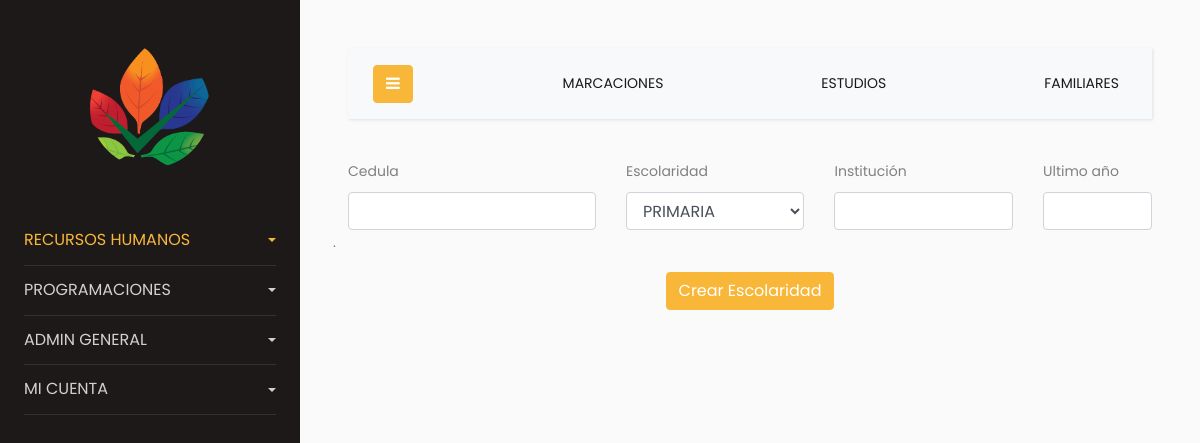
Screenshot of /process/edit_escolaridad_empleado.php (signed in) with the database file from the repository.
### tables this page shows
CREATE TABLE `modulo` (
  `ID` int(11) NOT NULL AUTO_INCREMENT,
  `DESCRIPCION` char(32) NOT NULL,
  `ESTADO` tinyint(1) NOT NULL,
  `PROM` varchar(20) DEFAULT NULL,
  `orden` int(11) NOT NULL DEFAULT 0,
  PRIMARY KEY (`ID`)
);

CREATE TABLE `usuario` (
  `ID` int(11) NOT NULL AUTO_INCREMENT,
  `USUARIO` char(100) NOT NULL,
  `EMAIL` char(100) NOT NULL,
  `NOMBRE` char(200) DEFAULT NULL,
  `APELLIDO` char(200) DEFAULT NULL,
  `PASSWORD` char(200) DEFAULT NULL,
  `ESTADO` tinyint(1) NOT NULL,
  PRIMARY KEY (`ID`),
  UNIQUE KEY `USUARIO` (`USUARIO`)
);

CREATE TABLE `sub_modulo_detalle` (
  `ID` int(11) NOT NULL AUTO_INCREMENT,
  `DESCRIPCION` varchar(200) NOT NULL,
  `ID_MODULO_DETALLE` int(11) NOT NULL,
  `ESTADO` tinyint(1) NOT NULL,
  `PROM` varchar(200) NOT NULL,
  PRIMARY KEY (`ID`),
  KEY `ID_MODULO_DETALLE` (`ID_MODULO_DETALLE`),
  CONSTRAINT `SUB_MODULO_DETALLE_ibfk_1` FOREIGN KEY (`ID_MODULO_DETALLE`) REFERENCES `modulo_detalle` (`ID`)
);

### lib/ConsulSQL.php (called while the page is built, shortened)
<?php
class ejecutarSQL {
    public static function conectar(){
        if(!$con=  mysqli_connect(SERVER,USER,PASS,BD)){
            echo "Error en el servidor, verifique sus datos";
        }
        mysqli_set_charset($con, "utf8");
        return $con;
    }
    public static function consultar($query) {
        if (!$consul = mysqli_query(ejecutarSQL::conectar(), $query)) {
            echo 'Error en la consulta SQL ejecutada';
        }
        return $consul;
    }
}
class consultasSQL{
    public static function SelectSQL($tabla, $campos, $condicion)
    {
        $return = '';
        if((strlen($campos)>0) && (strlen($condicion)==0)){
            if(!$consul = ejecutarSQL::consultar("SELECT $campos FROM $tabla")){
                $msg =  "Ha ocurrido un error al recuperar los datos en la tabla ".$tabla;
                die('<script language="javascript">
                document.location.href="../index.php?id=0&msg='.$msg.'"</script>');
            }
            $return = $consul;
        }
        return $return;
    }
}

### process/edit_escolaridad_empleado.php (the view, shortened to what this page needs)
<?php
require_once("../lib/ConsulSQL.php");
require_once("../lib/Functions.php");
$mod = 3;
$user[] = array('usuario'=>$_SESSION['userid'], 'mod'=> $mod);
$data = tools::opcion_menu($user, true);
$data_menu = tools::menu($user);
$data_sub_menu = tools::option_sub_menu($user);
if(isset($_GET['identificacion']) && isset($_GET['id_escolaridad']))
{
  $action = 'alt_escolaridad_empleados.php';
}else{
  $action = 'add_escolaridad_empleados.php';
}
$form_empleado .= '<form class="row g-3" action="'.$action.'" method="POST">
<div class="col-md-4">  ';
if(isset($_GET['identificacion']))
{
    $form_empleado .= '<label for="inputNombres" class="form-label">Nombres</label>
        <input type="text" class="form-control" id="nombre" name="nombre"';
    $form_empleado .= 'value = "'.$nombre.' '.$apellido.'"';
    $form_empleado .= 'readonly> </div>';
}else{
    $form_empleado .= '
    <label for="inputcedula" class="form-label">Cedula</label>
    <input type="text" class="form-control" id="cedula" name="cedula"';
    $form_empleado .= 'required> </div>';
}
$form_empleado .= '<div class="col-md-3">
  <label for="inputEscolaridad" class="form-label">Escolaridad</label>
  <select class="form-control" name="id_escolaridad" id="id_escolaridad" data-live-search="false" title="Seleccione Escolaridad"required>';
if(isset($_GET['identificacion']) && isset($_GET['id_escolaridad']))
{
  $tabla = 'escolaridad';
  $campos = '*';
  $condicion = 'id = '.$_GET['id_escolaridad'];
  $data_paises = tools::ConsultaTablas($tabla, $campos, $condicion);
  foreach($data_paises as $row){
    $form_empleado .= '<option value = "'.$row['id'].'">'.$row['escolaridad'].'</option>';
}
  $tabla = 'escolaridad';
  $campos = '*';
  $condicion = '';
  $data_paises = tools::ConsultaTablas($tabla, $campos, $condicion);
  foreach($data_paises as $row){
    $form_empleado .= '<option value = "'.$row['id'].'">'.$row['escolaridad'].'</option>';
  }
} else{
    $tabla = 'escolaridad';
    $campos = '*';
    $condicion = '';
    $data_paises = tools::ConsultaTablas($tabla, $campos, $condicion);
    foreach($data_paises as $row){
      $form_empleado .= '<option value = "'.$row['id'].'">'.$row['escolaridad'].'</option>';
    }
}
$form_empleado .= '</select></div>';
$form_empleado .= '
<div class="col-md-3">
  <label for="inputinstitucion" class="form-label">Instituci&oacute;n</label>
  <input type="text" class="form-control" id="institucion" name="institucion"';
$form_empleado .= 'required> </div>';
$form_empleado .= '
<div class="col-md-2">
  <label for="inputUltimoano" class="form-label">Ultimo a&ntilde;o</label>
  <input type="text" class="form-control" id="ultimo_ano" name="ultimo_ano"';
$form_empleado .= 'required> </div>';
$form_empleado .= '<div><p>.</p></div>';
$form_empleado .= '<div class="col-12">';
$form_empleado .= '<input type="hidden" id="id_empleado" name="id_empleado" value = "'.$id.'">';
$form_empleado .= '<input type="hidden" id="cedula" name="cedula" value = "'.$id_empleado.'">';
if(isset($_GET['identificacion']) && isset($_GET['id_escolaridad']))
{
  $boton = 'Actualizar Escolaridad';
}else{
  $boton = 'Crear Escolaridad';
}
$form_empleado .='
<center><button type="submit" class="btn btn-primary">'.$boton.'</button></center>
</div>';
$form_empleado .='</form>';
$menu = imp_print::slide_menu($data_menu, $data);
$head = '<!doctype html><html lang="en">';
$head .= '<meta charset="utf-8">
<meta name="viewport" content="width=device-width, initial-scale=1, shrink-to-fit=no">';
$head .= imp_print::link();
$head .= '<title>Registro Empleados</title>';
$head .= '</head>';
$body_head = '<body>';
$body_foot = '</body></html>';
if(empty($_SESSION['userid']))
{
    $msg = 'Error en la conexion';
    $data[] = array('id'=>0, 'Mensaje'=>$msg);
    $return = '<script language="javascript">
    document.location.href="../index.php?id=0&msg=Datos Incorrectos"</script>';
}else{
    $return =  $head;
    $return .= $body_head;
    $return .= $menu;
    $return .= imp_print::contenido($data_sub_menu, $form_empleado, $_GET['identificacion']);
    $return .= imp_print::script_menu();
    $return .= $body_foot;
}
print $return;
?>

### lib/Functions.php (shortened to what this page needs)
<?php
class tools
{
public static function opcion_menu($data, $web = false)
{
    if ($web){
        foreach($data as $rows)
        {
            $user = $rows['usuario'];
        }
        $query = ejecutarSQL::consultar("SELECT U.USUARIO, U.NOMBRE, U.APELLIDO, M.DESCRIPCION AS MENU, MD.DESCRIPCION AS OPCION, MD.PROM, ID_MODULO_DETALLE, P.edit
        FROM PERMISO AS P INNER JOIN MODULO_DETALLE AS MD ON P.ID_MODULO_DETALLE = MD.ID INNER JOIN MODULO AS M ON MD.ID_MODULO = M.ID INNER JOIN USUARIO AS U ON P.ID_USUARIO = U.ID
        WHERE U.ID='$user' ORDER BY MD.orden");
    }
    $Regnum = mysqli_num_rows($query);
    $response = array();
    $i=0;
    if($Regnum)
    {
        while($row = mysqli_fetch_array($query,MYSQLI_ASSOC))
        {
            $response[$i] = $row;
            $i++;
        }
    }else{
        $response[] = array('DESCRIPCION'=>'CERRAR', "PROM"=>"../process/logout.php");
    }
    return $response;
}
public static function menu($data)
{
    foreach($data as $rows)
    {
        $user = $rows['usuario'];
    }
    $query = ejecutarSQL::consultar("SELECT DISTINCTROW M.DESCRIPCION, M.PROM FROM PERMISO P INNER JOIN MODULO_DETALLE MD ON P.ID_MODULO_DETALLE = MD.ID  INNER JOIN MODULO AS M ON MD.ID_MODULO = M.ID  INNER JOIN USUARIO AS U ON P.ID_USUARIO = U.ID
    WHERE U.ID='$user' ORDER BY M.orden");
    $Regnum = mysqli_num_rows($query);
    $i=0;
    if($Regnum)
    {
        while($row = mysqli_fetch_array($query,MYSQLI_ASSOC))
        {
            $response[$i] = $row;
            $i++;
        }
    }else{
        $response[] = array('DESCRIPCION'=>'CERRAR', "PROM"=>"../process/logout.php");
    }
    return $response;
}
public static function option_sub_menu($data){
    foreach($data as $rows){
        $user = $rows['usuario'];
        $mod = $rows['mod'];
    }
    $query = ejecutarSQL::consultar("SELECT U.USUARIO, MD.DESCRIPCION AS MODULO_DETALLE, SMD.DESCRIPCION AS SUB_MODULO_DETALLE, SMD.PROM
    FROM PERMISO_SUB PS INNER JOIN USUARIO U ON PS.ID_USUARIO = U.ID INNER JOIN MODULO_DETALLE MD ON PS.ID_MODULO_DETALLE = MD.ID INNER JOIN SUB_MODULO_DETALLE SMD ON ID_SUB_MODULO_DETALLE = SMD.ID
    WHERE U.ID = '".$user."' AND MD.ID_MODULO = '".$mod."' AND SMD.ESTADO = 0");
    $Regnum = mysqli_num_rows($query);
    $i=0;
    if($Regnum)
    {
        while($row = mysqli_fetch_array($query,MYSQLI_ASSOC))
        {
            $response[$i] = $row;
            $i++;
        }
    }else{
        $response[] = array('USUARIO'=>$user, 'MODULO_DETALLE'=> "CERRAR", "SUB_MODULO_DETALLE"=>"CERRAR", "PROM"=>"../process/logout.php");
    }
    return $response;
}
public static function ConsultaTablas($tabla, $campos, $condicion)
{
    $query = consultasSQL::SelectSQL($tabla, $campos, $condicion);
    $Regnum = mysqli_num_rows($query);
    $i=0;
    if($Regnum)
    {
        while($row = mysqli_fetch_array($query,MYSQLI_ASSOC))
        {
            $response[$i] = $row;
            $i++;
        }
    }else{
        $response["status"] = "false";
        $response["message"] = "no found records";
    }
    return $response;
}
}
class imp_print
{
    public static function slide_menu($data_menu, $data)
    {
        $slide_menu = '';
        $i = 0;
        $slide_menu .='		<div class="wrapper d-flex align-items-stretch">
        <nav id="sidebar">
            <div class="p-4 pt-5">
              <a href="#" class="img logo rounded-circle mb-5" style="background-image: url(../img/logo.png);"></a>
        <ul class="list-unstyled components mb-5">';
        foreach($data_menu as $row)
        {
            if($i==0)
            {
                $slide_menu .= '<li class="active">';
            }else
            {
                $slide_menu .='<li>';
            }
            $slide_menu .= '<a href="#homeSubmenu_'.str_replace(' ','_',$row['DESCRIPCION']).'" data-toggle="collapse" aria-expanded="false" class="dropdown-toggle">'.$row['DESCRIPCION'].'</a>';
                $slide_menu .= '<ul class="collapse list-unstyled" id="homeSubmenu_'.str_replace(' ','_',$row['DESCRIPCION']).'">';
                foreach($data as $row_opcion){
                    if($row_opcion['MENU'] == $row['DESCRIPCION'])
                    {
                        $slide_menu .= '<li><a href="'.$row_opcion['PROM'].'">'.$row_opcion['OPCION'].'</a></li>';
                    }
                }
                $slide_menu .='</ul></li>';
                $i++;
        }
        $slide_menu .= '</ul></div></nav>';
        return $slide_menu;
    }
    public static function contenido($menu_contenido, $print, $id_empleado)
    {
        $redirect = '';
        $contenido = '<div id="content" class="p-4 p-md-5">
        <nav class="navbar navbar-expand-lg navbar-light bg-light">
        <div class="container-fluid">
            <button type="button" id="sidebarCollapse" class="btn btn-primary">
            <i class="fa fa-bars"></i>
            <span class="sr-only">Toggle Menu</span>
            </button>';
            $contenido .= '<button class="btn btn-dark d-inline-block d-lg-none ml-auto" type="button" data-toggle="collapse" data-target="#navbarSupportedContent" aria-controls="navbarSupportedContent" aria-expanded="false" aria-label="Toggle navigation">
            <i class="fa fa-bars"></i>
        </button>';
        $i = 0;
        foreach($menu_contenido as $rows){
            $contenido .= '<div class="collapse navbar-collapse" id="navbarSupportedContent">
                <ul class="nav navbar-nav ml-auto">';
                if ($i == 0)
                {
                    $contenido .='<li class="nav-item active">';
                }else{
                    $contenido .='<li class="nav-item">';
                }
                $contenido .='<a class="nav-link" href="'.$rows["PROM"].$redirect.'">'.$rows["SUB_MODULO_DETALLE"].'</a>';
                $contenido .='</li>';
                $contenido .='</ul>';
            $contenido .='</div>';
        }
            $contenido .= '</div></nav>';
            $contenido .= $print;
        return $contenido;
    }
    public static function link()
    {
        $link_menu ='<link href="https://fonts.googleapis.com/css?family=Poppins:300,400,500,600,700,800,900" rel="stylesheet">';
        $link_menu .='<link rel="stylesheet" href="https://stackpath.bootstrapcdn.com/font-awesome/4.7.0/css/font-awesome.min.css">';
        $link_menu .='<link rel="stylesheet" href="../css/style.css">';
        $link_menu .= '<script src="../js/validacion.js"></script>';
        return $link_menu;
    }
}
?>

### rows the page displays
modulo: DESCRIPCION "RECURSOS HUMANOS"
modulo: DESCRIPCION "PROGRAMACIONES"
modulo: DESCRIPCION "ADMIN GENERAL"
modulo: DESCRIPCION "MI CUENTA"
usuario: sub_modulo_detalle.DESCRIPCION "MARCACIONES", sub_modulo_detalle.DESCRIPCION "ESTUDIOS", sub_modulo_detalle.DESCRIPCION "FAMILIARES"

### other values shown
$boton "Crear Escolaridad"
form field id_escolaridad "PRIMARIA"
